Frame 1 (no input): blank canvas, image omitted
Frame 60 (the mouse pressed at the canvas centre just before this capture): blank canvas, image omitted
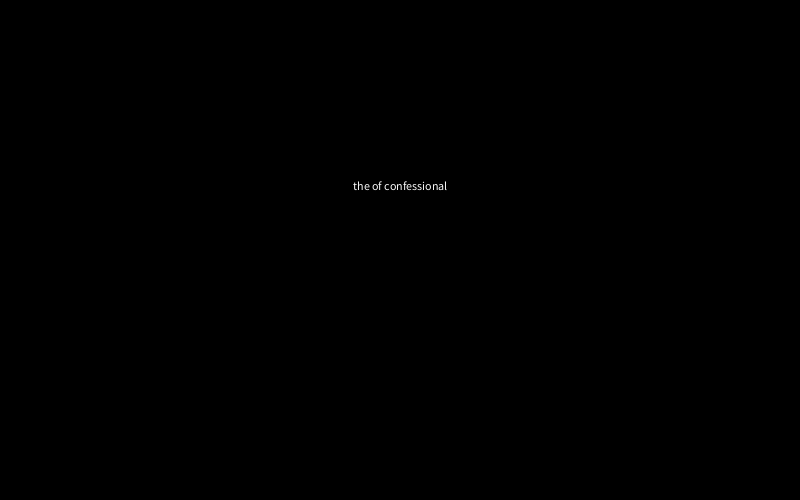
Frame 120 (the mouse held since frame 60 and released just before this capture)

The Processing sketch whose frames 1 and 60 were blank and that drew this single picture after the mouse press (run headless with seeded random() and noise(); from frame 60 on, the mouse is pressed at the canvas centre):

// Processing sketch: Lingua1_0
// ── Lingua1_0.pde
//class containgng pertinent information abot a word
class Word {
  String sing;
  String plur;
  int syllables;
  int[] metre;
  
  Word(String tempSing, String tempPlur, 
       int tempSyl, int[] tempMet) {
    sing = tempSing;
    plur = tempPlur;
    syllables = tempSyl;
    metre = tempMet;
  }
}

// word tupole class - needed for a function return
class WordTuple {
  Word x;
  Word y;
  WordTuple(Word tempX, Word tempY) {
    x = tempX;
    y = tempY;
  }
}

// class that contains the phrases (built from Words) that appear
// on the display
class Phrase {
  String contents;
  int x;
  int y;
  Phrase(String tempConts, int tempX, int tempY){
    contents = tempConts;
    x = tempX;
    y = tempY;
  }
  //phrases rise after generation
  void update(){
    y = y-1;
  }
  void display(){
    fill(250,250,250);
    textAlign(CENTER);
    text(contents,x,y);
  }
  Boolean finished(){
    return y < -50;
  }
}

//word declaration - I have to hard-code the words right now,
//but processing automitically seems possible, if difficult
Word confessional;
Word studio;
Word Lebanon;
Word diet;
Word timber;
Word along;
Word bee;
Word bone;
Word of;
Word forWord;
Word a;
Word redouble;


Word[] nouns;
Word[] allWords;

//rythm patterns for iambic tetrameter and trimeter - 0 is a soft
//stress, 1 a hard stress. tetram is the only one currently in use
//since makeTrimet only follows the syllable restriuction
//Note: this is oversimplified - actually 4 levels of stress in
//english.
int[] tetramPattern = {0,1,0,1,0,1,0,1};
int[] trimetPattern = {0,1,0,1,0,1};

ArrayList<Phrase> phrases;

//makes a gramatically correct english phrase of one of a set of 
//structures and randomly selected nouns
String makePhrase(){
  float chooser = random(0,360);
  int word1 = floor(random(nouns.length));
  int word2 = floor(random(nouns.length));
  String result; 
  if (chooser < 120) {
    // a noun for noun
    result = "a " + nouns[word1].sing + " for " 
              + nouns[word2].plur;
  } else if (chooser < 240) {
    // the noun noun
    result = "the " + nouns[word1].sing + " " + nouns[word2].sing;
  } else {
    // noun for noun
    if (chooser < 300) {
      result = nouns[word1].sing + " for " + nouns[word2].plur;
    } else {
      result = nouns[word1].plur + " for " + nouns[word2].plur;
    }
  }
  return result;
}

//adds a word's metre to the main pattern
int[] addWord( int[] pattern, Word newWord, int patternLen){
  /*println("adding" + newWord.sing + 
            "from " + patternLen + "to:");
  printArray(pattern);*/
  for(int i = 0; i < newWord.syllables; i++) {
    pattern[patternLen + i] = newWord.metre[i]; 
  }
  /*println("result:");
  printArray(pattern);*/
  return pattern;
}

//test wether a metre pattern follows the main pattern up to 
//the given size
Boolean followsMetre(int[] pattern, int[] testPattern, int size){
  for(int i = 0; i < size; i++){
    if (pattern[i] != testPattern[i]) {
      return false;
    }
  } 
  return true;
}


//maked a nonsense iambic tetrameter
String makeTetram(){
  int[] testPattern = new int[tetramPattern.length];
  int[] resultPattern = new int[tetramPattern.length];
  int currentLen = 0;
  int tryI = 0;
  int counter = 0;
  String result = ""; 
  Word tryWord;
  
  while (currentLen < tetramPattern.length) {
    tryI = floor(random(allWords.length));
    tryWord = allWords[(tryI + counter) % allWords.length];
    if ((currentLen + tryWord.syllables) <= tetramPattern.length){
      testPattern = addWord(resultPattern, tryWord, currentLen);
      if (followsMetre(tetramPattern, testPattern,
          currentLen + tryWord.syllables)) {
        resultPattern = testPattern;
        currentLen += tryWord.syllables;
        result = result + tryWord.sing + " ";
        counter = 0;
      } else { 
        testPattern = resultPattern;
      }
    }
    counter += 1;
    if (counter >= allWords.length) {
      /*println(currentLen);
      printArray(resultPattern);*/
      return result + "pain "; //code failure
    }
  }
  return result;
}

//chooses 2 words with total syllable cound of sylSum
WordTuple getWords(int sylSum){
  Word word1 = allWords[floor(random(allWords.length))];
  int[] nul = {};
  Word word2 = new Word("","",0,nul);
  int goalSyl = sylSum - word1.syllables;
  if(goalSyl == 0){
    return new WordTuple(word1, word2);
  }
  int tryI = floor(random(allWords.length));
  
  for(int i=0; i < allWords.length; i++){
    word2 = allWords[(tryI + i) % allWords.length];
    if(word2.syllables == goalSyl){
      return new WordTuple(word1, word2);
    }
  }
  return new WordTuple(word1, word2);
}

// makes a disyllabic trimeter loosely based off of the 
// phrase patterns
String makeTrimet(){
  float chooser = random(0,360);
  WordTuple choices;
  String result; 
  if (chooser < 120) {
    choices = getWords(4);
    result = "a " + choices.x.sing + " for " 
              + choices.y.plur;
  } else if (chooser < 240) {
    choices = getWords(5);
    result = "the " + choices.x.sing + " " + choices.y.sing;
  } else {
    choices = getWords(5);
    if (chooser < 300) {
      result = choices.x.sing + " for " + choices.y.plur;
    } else {
      result = choices.x.plur + " for " + choices.y.plur;
    }
  }
  return result;
}

void setup() {
  //sets up words - hard coding
  int[] feed4 = {0,1,0,1};
  confessional = new Word("confessional", 
                          "confessionals", 4, feed4);
  
  int[] feed3 = {1,0,1};
  studio = new Word("studio", "studios", 3, feed3); 
  Lebanon = new Word("Lebanon", "Lebanon", 3, feed3);
  int[] feed3a = {0,1,0};
  redouble = new Word("redouble", "redoubles", 3, feed3a);
  
  int[] feed2 = {1,0};
  diet = new Word("diet", "diets", 2, feed2); 
  timber = new Word("timber", "timber", 2, feed2); 
  int[] feed2a = {0,1};
  along = new Word("along", "along", 2, feed2a); 

  int[] feed1 = {1};  
  bee = new Word("bee", "bees", 1, feed1); 
  bone = new Word("bone", "bones", 1, feed1); 
  int[] feed1a = {0};
  of = new Word("of", "ofs", 1, feed1a); 
  forWord = new Word("for", "fors", 1, feed1a); 
  a = new Word("a", "a", 1, feed1a); 
  
  nouns = new Word[7];
  nouns[0] = studio;
  nouns[1] = bee;
  nouns[2] = Lebanon;
  nouns[3] = diet;
  nouns[4] = bone;
  nouns[5] = timber;
  nouns[6] = confessional;
  //nouns = {studio, bee, Lebanon, diet, bone, timber};
  allWords = new Word[12];
  allWords[0] = bee;
  allWords[1] = redouble;
  allWords[2] = Lebanon;
  allWords[3] = of;
  allWords[4] = diet;
  allWords[5] = confessional;
  allWords[6] = bone;
  allWords[7] = forWord;
  allWords[8] = studio;
  allWords[9] = timber;
  allWords[10] = along;
  allWords[11] = a;

  phrases = new ArrayList<Phrase>();

  size(800,500);
  frameRate(24);
  
  /*println(makePhrase());
  println("");
  println(makeTetram());
  println("");
  println(makeTrimet());*/
}

void draw() {
  background(0);
  Phrase phrase;
  for (int i = phrases.size()-1; i >= 0; i--) {
    phrase = phrases.get(i);
    phrase.update();
    phrase.display();
    if (phrase.finished()) {
      phrases.remove(i);
    }
  }
}

//what kind of phrase is selected based off of the mouse position
//when clicked3
void mousePressed() {
  println("mouse press:" + mouseX + "in" + width);
  if(mouseX < (width/3)){
    phrases.add(new Phrase(makePhrase(),mouseX, mouseY));
    println("phrase added");
  } else if(mouseX < 2*(width/3)){
    phrases.add(new Phrase(makeTrimet(),mouseX, mouseY));
    println("trimet added");
  } else {
    phrases.add(new Phrase(makeTetram(),mouseX, mouseY));
    println("tetram added");
  }
}
